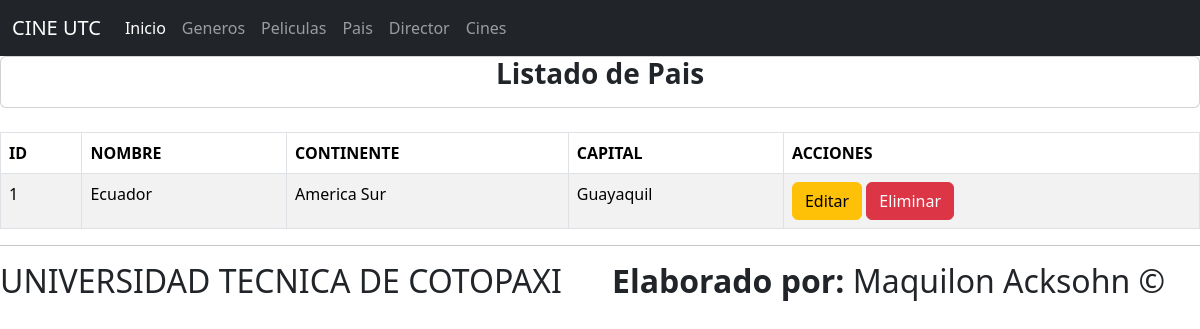
/listadoPais/, run on the app's committed database.
### Aplicaciones/Cartelera/models.py (models this page shows, shortened)
class Pais(models.Model):
    id=models.AutoField(primary_key=True)
    nombre=models.CharField(max_length=50)
    continente=models.CharField(max_length=50)
    capital=models.CharField(max_length=50)

### Aplicaciones/Cartelera/views.py (the view)
# urls.py: path('listadoPais/', views.listadoPais, name='listadoPais'),
def listadoPais(request):
    paisBdd=Pais.objects.all()
    return render(request,"listadoPais.html",{'pais':paisBdd})

### Aplicaciones/Cartelera/templates/listadoPais.html (shortened to what this page needs)
{% extends "./plantilla.html"%}
{% block body %}
<div class="card">
    <div class="card-title text-center">
        <h3><b>Listado de Pais</b></h3>
    </div>
</div>
<br>
<table class="table table-bordered table-striped table-hover" id="tbl-pais">
    <thead>
        <tr>
            <th>ID</th>
            <th>NOMBRE</th>
            <th>CONTINENTE</th>
            <th>CAPITAL</th>
            <th>ACCIONES</th>
        </tr>
    </thead>
    <tbody>
       {% for paisTemporal in pais %}
            <tr>
                <td>{{paisTemporal.id}}</td>
                <td>{{paisTemporal.nombre}}</td>
                <td>{{paisTemporal.continente}}</td>
                <td>{{paisTemporal.capital}}</td>
                <td>
                    <a href="{% url 'editarPais' paisTemporal.id %}" class="btn btn-warning">Editar</a>
                    <a href="#" class="btn btn-danger" onclick="return confirm('Estas seguro de eliminar el Genero de forma permanente? ')">Eliminar</a>
                </td>
            </tr>
        {% endfor %}
    </tbody>
</table>
{% endblock %}

### data on the page
Pais: id "1", nombre "Ecuador", continente "America Sur", capital "Guayaquil"
